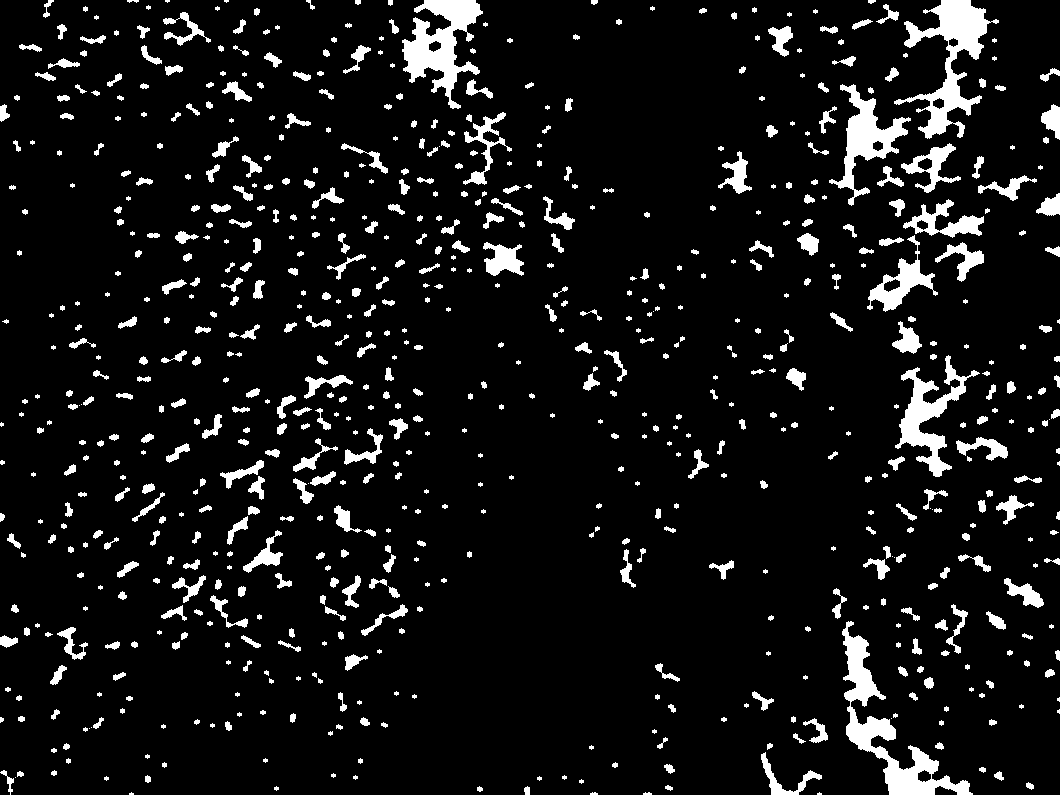
#> input picture mascara_teste.png, 1060 x 795 px
$ python teste.py
#> lines starting #> are read from the running program, lines starting #| are printed output that depends on the picture; after the words box and inside, x2 and y2 are one past the last pixel; in counts of white or black regions, pixels touching at a corner belong together
#> the answer given: mascara_teste.png
### Processamento.py
import cv2

from Filtro import filtro_gaussiano
from Segmentacao import segmentar_vegetacao
from Analise import calcular_cobertura_vegetal


def carregar_imagem(caminho):
    """
    Carrega uma imagem do computador.

    Parâmetro:
        caminho: caminho do arquivo da imagem

    Retorno:
        imagem carregada pelo OpenCV
    """
#> called with caminho = 'mascara_teste.png'

    imagem = cv2.imread(caminho)
#> imagem is the input picture: shape (795, 1060, 3); 8.2% white; 744 white regions (189 under 20 px), largest, box (x1, y1, x2, y2) and area: (842, 621, 973, 795) 4926, (894, 0, 999, 139) 4546, (402, 0, 483, 109) 3967

    if imagem is None:
        raise FileNotFoundError(
            "Não foi possível carregar a imagem."
        )

    return imagem


def processar_imagem(caminho):
    """
    Controla todas as etapas de processamento da imagem.

    Etapas:
        1 - carrega a imagem
        2 - aplica filtro Gaussiano
        3 - faz a segmentação
        4 - calcula a cobertura vegetal
        5 - organiza os resultados
    """

    # --------------------------------------------------
    # 1. CARREGAMENTO
    # --------------------------------------------------

    imagem_original = carregar_imagem(
        caminho
    )


    # --------------------------------------------------
    # 2. FILTRO GAUSSIANO
    # --------------------------------------------------

    imagem_filtrada = filtro_gaussiano(
        imagem_original,
        tamanho=5,
        sigma=1.0
    )


    # --------------------------------------------------
    # 3. SEGMENTAÇÃO
    # --------------------------------------------------

    mascara = segmentar_vegetacao(
        imagem_filtrada
    )


    # --------------------------------------------------
    # 4. ANÁLISE
    # --------------------------------------------------

    cobertura = calcular_cobertura_vegetal(
        mascara
    )


    # --------------------------------------------------
    # 5. RESULTADOS
    # --------------------------------------------------

    resultado = {
        "imagem_original": imagem_original,
        "imagem_filtrada": imagem_filtrada,
        "mascara": mascara,
        "cobertura_vegetal": cobertura
    }


    return resultado

### Filtro.py
import numpy as np

def criar_kernel_gaussiano(tamanho, sigma):
    """
    Cria manualmente um kernel Gaussiano.
    """

    if tamanho <= 1 or tamanho % 2 == 0:
        raise ValueError(
            "O tamanho do kernel deve ser ímpar e maior que 1."
        )

    if sigma <= 0:
        raise ValueError(
            "O sigma deve ser maior que zero."
        )

    # Encontra o centro do kernel.
    meio = tamanho // 2

    # Exemplo para tamanho 5:
    # [-2, -1, 0, 1, 2]
    eixo = np.arange(
        -meio,
        meio + 1
    )

    # Cria as coordenadas X e Y.
    x, y = np.meshgrid(
        eixo,
        eixo
    )

    # Calcula os pesos Gaussianos.
    kernel = np.exp(
        -(x ** 2 + y ** 2)
        / (2 * sigma ** 2)
    )

    # Faz com que a soma dos pesos seja igual a 1.
    kernel = kernel / np.sum(kernel)

    return kernel


def filtro_gaussiano(
    imagem,
    tamanho=5,
    sigma=1.0
):
    """
    Aplica manualmente o filtro Gaussiano.
    """
#> called with tamanho = 5, sigma = 1

    # Cria o kernel.
    kernel = criar_kernel_gaussiano(
        tamanho,
        sigma
    )

    # Adiciona uma terceira dimensão ao kernel
    # para trabalhar com os canais B, G e R.
    kernel_3d = kernel[:, :, np.newaxis]

    # Quantidade necessária de pixels nas bordas.
    padding = tamanho // 2

    # Adiciona bordas temporárias à imagem.
    imagem_expandida = np.pad(
        imagem,
        (
            (padding, padding),
            (padding, padding),
            (0, 0)
        ),
        mode="edge"
    )
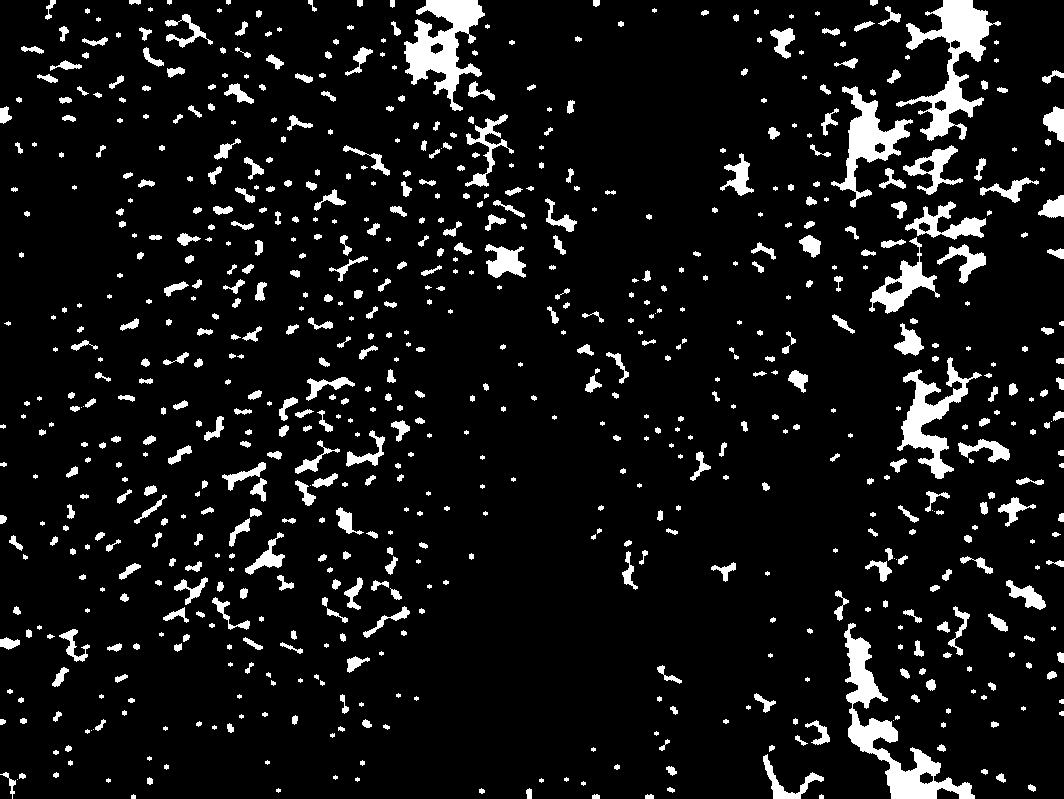
#> imagem_expandida: shape (799, 1064, 3); 8.3% white; 744 white regions (177 under 20 px), largest, box (x1, y1, x2, y2) and area: (844, 623, 975, 799) 5050, (896, 0, 1001, 141) 4606, (404, 0, 485, 111) 4071

    # Obtém o tamanho da imagem.
    altura, largura, canais = imagem.shape
#> altura = 795; largura = 1060; canais = 3

    # Cria uma imagem vazia para receber o resultado.
    resultado = np.zeros_like(
        imagem,
        dtype=np.float32
    )

    # Percorre todos os pixels.
    for y in range(altura):
        for x in range(largura):

            # Seleciona a vizinhança do pixel atual.
            regiao = imagem_expandida[
                y:y + tamanho,
                x:x + tamanho
            ]

            # Multiplica os pixels pelos pesos
            # do filtro Gaussiano e soma.
            valor_pixel = np.sum(
                regiao * kernel_3d,
                axis=(0, 1)
            )

            # Salva o novo valor.
            resultado[y, x] = valor_pixel

    # Limita os valores entre 0 e 255.
    resultado = np.clip(
        resultado,
        0,
        255
    )

    # Converte novamente para o formato comum de imagem.
    return resultado.astype(np.uint8)

### Segmentacao.py
import cv2
import numpy as np


def segmentar_vegetacao(imagem):
    """
    Identifica regiões mais escuras da imagem,
    tentando separar áreas arbóreas do restante.

    Branco (255) = possível área de árvores
    Preto (0) = restante da imagem
    """

    if imagem is None:
        raise ValueError(
            "A imagem recebida para segmentação é inválida."
        )

    # --------------------------------------------------
    # 1. Converte a imagem de BGR para HSV
    # --------------------------------------------------

    hsv = cv2.cvtColor(
        imagem,
        cv2.COLOR_BGR2HSV
    )
#> hsv: shape (795, 1060, 3); mean H, S, V 0, 0, 20.9

    # Separa os três canais:
    #
    # H = tonalidade
    # S = saturação
    # V = brilho
    h, s, v = cv2.split(hsv)
#> h: shape (795, 1060); every value is 0


    # --------------------------------------------------
    # 2. Segmentação pelo brilho
    # --------------------------------------------------

    # O Otsu tenta encontrar automaticamente
    # um ponto de separação entre regiões
    # claras e escuras.
    #
    # THRESH_BINARY_INV é utilizado porque:
    #
    # áreas escuras  -> branco
    # áreas claras   -> preto

    _, mascara_brilho = cv2.threshold(
        v,
        0,
        255,
        cv2.THRESH_BINARY_INV + cv2.THRESH_OTSU
    )
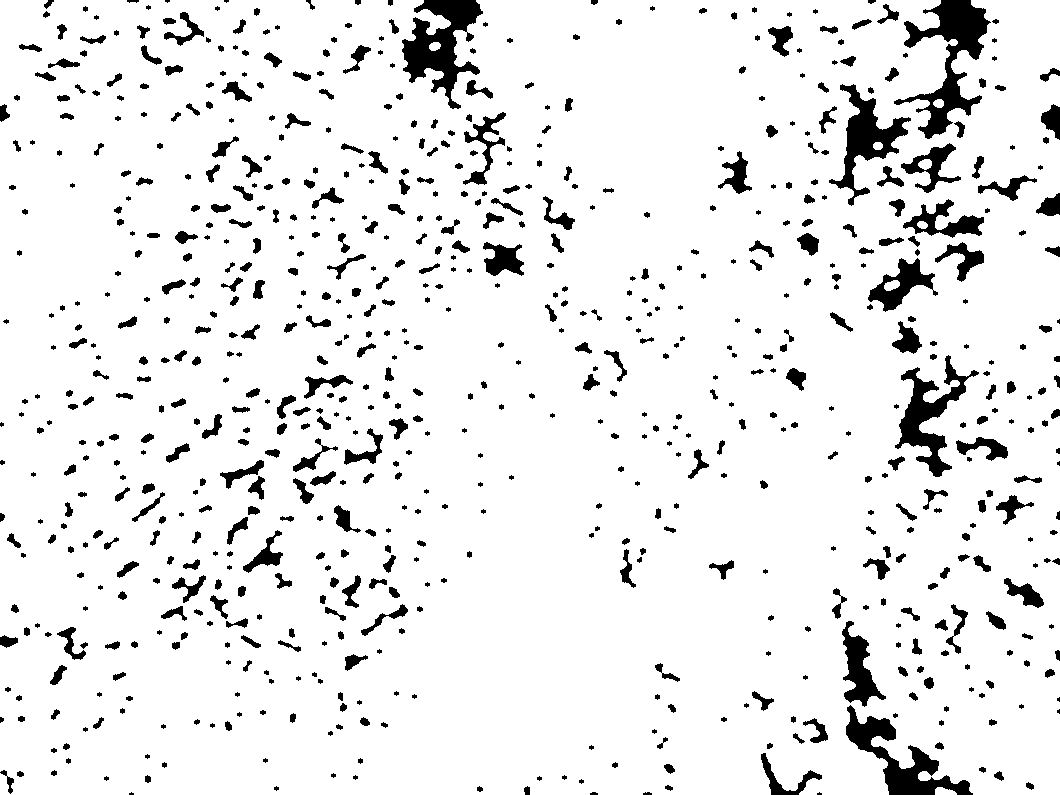
#> mascara_brilho: shape (795, 1060); 91.6% white; 757 black regions (193 under 20 px), largest, box (x1, y1, x2, y2) and area: (894, 0, 991, 139) 4516, (402, 0, 483, 109) 4044, (846, 705, 973, 795) 3411


    # --------------------------------------------------
    # 3. Cria uma máscara ampla para tons verdes
    # --------------------------------------------------

    limite_verde_inferior = np.array(
        [25, 30, 0],
        dtype=np.uint8
    )

    limite_verde_superior = np.array(
        [100, 255, 255],
        dtype=np.uint8
    )

    mascara_verde = cv2.inRange(
        hsv,
        limite_verde_inferior,
        limite_verde_superior
    )


    # --------------------------------------------------
    # 4. Junta as duas condições
    # --------------------------------------------------

    # O pixel precisa ser:
    #
    # - verde
    # E
    # - relativamente escuro
    #
    # para ser considerado área arbórea.

    mascara = cv2.bitwise_and(
        mascara_brilho,
        mascara_verde
    )


    # --------------------------------------------------
    # 5. Remove pequenos ruídos
    # --------------------------------------------------

    kernel = cv2.getStructuringElement(
        cv2.MORPH_ELLIPSE,
        (3, 3)
    )

    mascara = cv2.morphologyEx(
        mascara,
        cv2.MORPH_OPEN,
        kernel,
        iterations=1
    )


    return mascara

### Analise.py
import cv2


def calcular_cobertura_vegetal(mascara):
    """
    Calcula a porcentagem de pixels classificados como vegetação.
    Recebe:
        máscara de vegetação.
    Retorna:
        porcentagem de cobertura vegetal, de 0 a 100.
    """
    if mascara is None:
        raise ValueError("A máscara recebida para análise é inválida.")

    # A máscara deve ser uma imagem em escala de cinza/binária.
    if len(mascara.shape) != 2:
        raise ValueError(
            "A máscara deve ser uma imagem em escala de cinza (binária)."
        )

    # Total de pixels da imagem.
    total_pixels = mascara.shape[0] * mascara.shape[1]
#> total_pixels = 842700

    if total_pixels == 0:
        return 0.0

    # Na máscara:
    # 0 = não vegetação
    # 255 = vegetação
    pixels_vegetacao = cv2.countNonZero(mascara)
#> pixels_vegetacao = 0

    cobertura = (pixels_vegetacao / total_pixels) * 100
#> cobertura = 0

    return cobertura

### teste.py
import cv2
import tkinter as tk

from pathlib import Path
from tkinter import filedialog

from Processamento import processar_imagem
from Segmentacao import segmentar_vegetacao
from Analise import calcular_cobertura_vegetal


print("O teste começou")


# --------------------------------------------------
# 1. Abre o seletor de arquivos na pasta Downloads
# --------------------------------------------------

janela = tk.Tk()
janela.withdraw()

pasta_downloads = Path.home() / "Downloads"

caminho_imagem = filedialog.askopenfilename(
    initialdir=pasta_downloads,
    title="Selecione uma imagem",
    filetypes=[
        ("Imagens", "*.jpg *.jpeg *.png"),
        ("Todos os arquivos", "*.*")
    ]
)


# Caso o usuário feche sem selecionar nada
if not caminho_imagem:
    print("Nenhuma imagem selecionada.")
    exit()


# --------------------------------------------------
# 2. Processamento + filtro Gaussiano
# --------------------------------------------------

resultado = processar_imagem(
    caminho_imagem
)
#> resultado = 4 items

imagem_filtrada = resultado["imagem_filtrada"]


# --------------------------------------------------
# 3. Segmentação
# --------------------------------------------------

mascara = segmentar_vegetacao(
    imagem_filtrada
)


# --------------------------------------------------
# 4. Análise
# --------------------------------------------------

cobertura = calcular_cobertura_vegetal(
    mascara
)
#> cobertura = 0

print(f"Cobertura vegetal: {cobertura:.2f}%")
#| Cobertura vegetal: 0.00%


# --------------------------------------------------
# 5. Salva somente para conseguirmos conferir o teste
# --------------------------------------------------

cv2.imwrite(
    "imagem_gaussiana.jpg",
    imagem_filtrada
)

cv2.imwrite(
    "mascara_teste.png",
    mascara
)

hsv = cv2.cvtColor(
    imagem_filtrada,
    cv2.COLOR_BGR2HSV
)

h, s, v = cv2.split(hsv)

cv2.imwrite("teste_h.png", h)
cv2.imwrite("teste_s.png", s)
cv2.imwrite("teste_v.png", v)

print("Teste concluído!")
